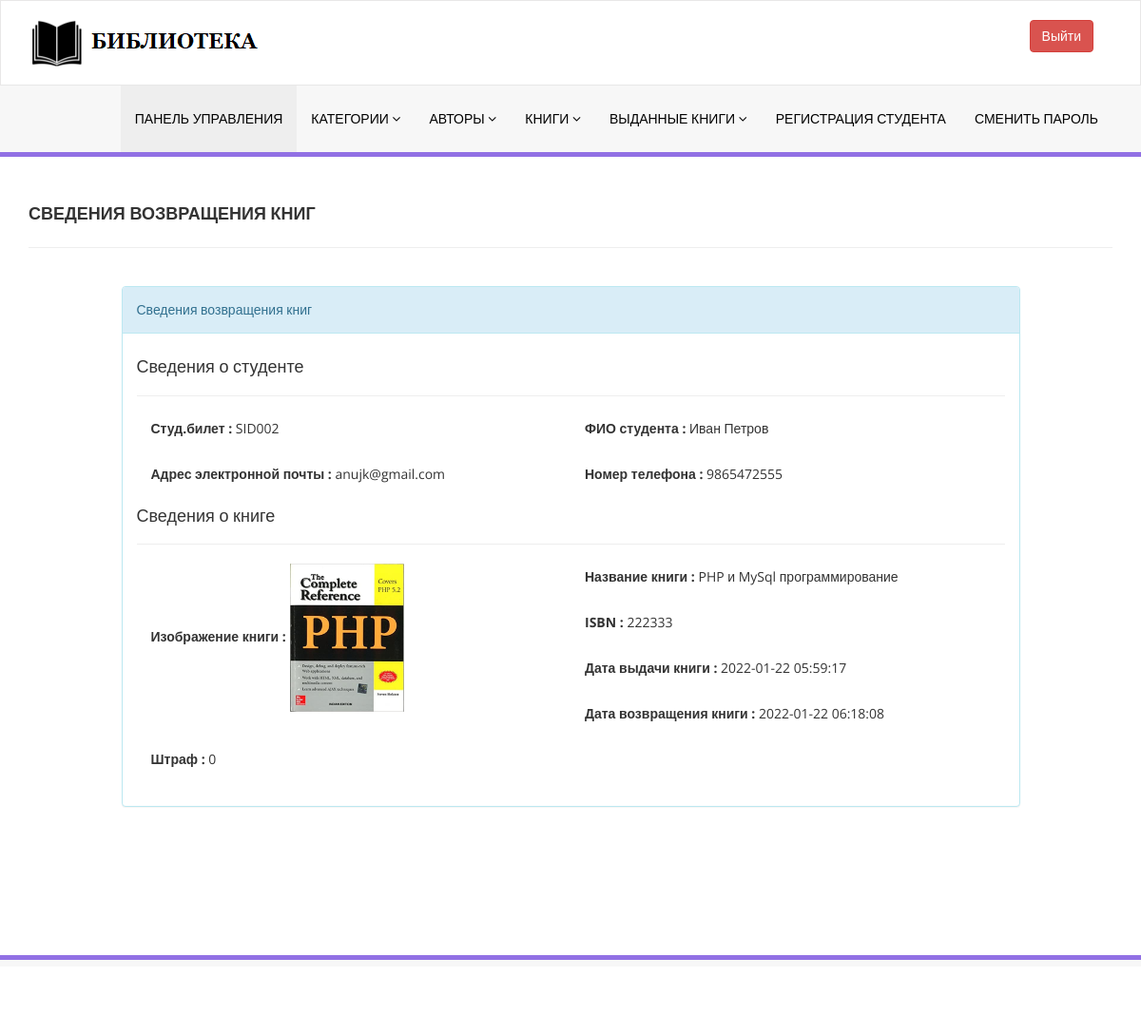
/library/admin/update-issue-bookdeails.php?rid=8 (signed in), run on the app's committed database.
### tables this page shows
CREATE TABLE `tblissuedbookdetails` (
  `id` int(11) NOT NULL,
  `BookId` int(11) DEFAULT NULL,
  `StudentID` varchar(150) DEFAULT NULL,
  `IssuesDate` timestamp NULL DEFAULT current_timestamp(),
  `ReturnDate` timestamp NULL DEFAULT NULL ON UPDATE current_timestamp(),
  `RetrunStatus` int(1) DEFAULT NULL,
  `fine` int(11) DEFAULT NULL
);

CREATE TABLE `tblstudents` (
  `id` int(11) NOT NULL,
  `StudentId` varchar(100) DEFAULT NULL,
  `FullName` varchar(120) DEFAULT NULL,
  `EmailId` varchar(120) DEFAULT NULL,
  `MobileNumber` char(11) DEFAULT NULL,
  `Password` varchar(120) DEFAULT NULL,
  `Status` int(1) DEFAULT NULL,
  `RegDate` timestamp NULL DEFAULT current_timestamp(),
  `UpdationDate` timestamp NULL DEFAULT NULL ON UPDATE current_timestamp()
);

CREATE TABLE `tblbooks` (
  `id` int(11) NOT NULL,
  `BookName` varchar(255) DEFAULT NULL,
  `CatId` int(11) DEFAULT NULL,
  `AuthorId` int(11) DEFAULT NULL,
  `ISBNNumber` varchar(25) DEFAULT NULL,
  `BookPrice` decimal(10,2) DEFAULT NULL,
  `bookImage` varchar(250) NOT NULL,
  `isIssued` int(1) DEFAULT NULL,
  `RegDate` timestamp NULL DEFAULT current_timestamp(),
  `UpdationDate` timestamp NULL DEFAULT NULL ON UPDATE current_timestamp()
);

### library/admin/update-issue-bookdeails.php (the view, shortened to what this page needs)
<?php
include('../includes/config.php');
if(strlen($_SESSION['alogin'])==0)
    {
header('location:index.php');
}
else{
?>
<!DOCTYPE html>
<html xmlns="http://www.w3.org/1999/xhtml">
<head>
    <link href="assets/css/bootstrap.css" rel="stylesheet" />
    <link href="assets/css/font-awesome.css" rel="stylesheet" />
    <link href="assets/css/style.css" rel="stylesheet" />
</head>
<body>
<?php include('includes/header.php');?>
    <div class="content-wrapper">
         <div class="container">
        <div class="row pad-botm">
            <div class="col-md-12">
                <h4 class="header-line">Сведения возвращения книг</h4>
                            </div>
</div>
<div class="row">
<div class="col-md-10 col-sm-6 col-xs-12 col-md-offset-1">
<div class="panel panel-info">
<div class="panel-heading">
Сведения возвращения книг
</div>
<div class="panel-body">
<form role="form" method="post">
<?php
$rid=intval($_GET['rid']);
$sql = "SELECT tblstudents.StudentId ,tblstudents.FullName,tblstudents.EmailId,tblstudents.MobileNumber,tblbooks.BookName,tblbooks.ISBNNumber,tblissuedbookdetails.IssuesDate,tblissuedbookdetails.ReturnDate,tblissuedbookdetails.id as rid,tblissuedbookdetails.fine,tblissuedbookdetails.RetrunStatus,tblbooks.id as bid,tblbooks.bookImage from  tblissuedbookdetails join tblstudents on tblstudents.StudentId=tblissuedbookdetails.StudentId join tblbooks on tblbooks.id=tblissuedbookdetails.BookId where tblissuedbookdetails.id=:rid";
$query = $dbh -> prepare($sql);
$query->bindParam(':rid',$rid,PDO::PARAM_STR);
$query->execute();
$results=$query->fetchAll(PDO::FETCH_OBJ);
if($query->rowCount() > 0)
{
foreach($results as $result)
{               ?>
<h4>Сведения о студенте</h4>
<hr />
<div class="col-md-6">
<div class="form-group">
<label>Студ.билет :</label>
<?php echo htmlentities($result->StudentId);?>
</div></div>
<div class="col-md-6">
<div class="form-group">
<label>ФИО студента :</label>
<?php echo htmlentities($result->FullName);?>
</div></div>
<div class="col-md-6">
<div class="form-group">
<label>Адрес электронной почты :</label>
<?php echo htmlentities($result->EmailId);?>
</div></div>
<div class="col-md-6">
<div class="form-group">
<label>Номер телефона :</label>
<?php echo htmlentities($result->MobileNumber);?>
</div></div>
<h4>Сведения о книге</h4>
<hr />
<div class="col-md-6">
<div class="form-group">
<label>Изображение книги :</label>
<img src="bookimg/<?php echo htmlentities($result->bookImage); ?>" width="120">
</div></div>
<div class="col-md-6">
<div class="form-group">
<label>Название книги :</label>
<?php echo htmlentities($result->BookName);?>
</div>
</div>
<div class="col-md-6">
<div class="form-group">
<label>ISBN :</label>
<?php echo htmlentities($result->ISBNNumber);?>
</div>
</div>
<div class="col-md-6">
<div class="form-group">
<label>Дата выдачи книги :</label>
<?php echo htmlentities($result->IssuesDate);?>
</div></div>
<div class="col-md-6">
<div class="form-group">
<label>Дата возвращения книги :</label>
<?php if($result->ReturnDate=="")
                                            {
                                                echo htmlentities("Не возвращена");
                                            } else {
                                            echo htmlentities($result->ReturnDate);
}
                                            ?>
</div>
</div>
<div class="col-md-12">
<div class="form-group">
<label>Штраф :</label>
<?php
if($result->fine=="")
{?>
<input class="form-control" type="text" name="fine" id="fine"  required />
<?php }else {
echo htmlentities($result->fine);
}
?>
</div>
</div>
 <?php if($result->RetrunStatus==0){?>
<button type="submit" name="return" id="submit" class="btn btn-info">Вернуть книгу </button>
 </div>
<?php }}} ?>
                                    </form>
                            </div>
                        </div>
                            </div>
        </div>
    </div>
    </div>
  <?php include('includes/footer.php');?>
</body>
</html>
<?php } ?>

### library/admin/assets/css/style.css (style rules this page uses)
.content-wrapper { margin-top: 40px; min-height:800px; padding-bottom:90px; }
.header-line { font-weight:900; padding-bottom:25px; border-bottom:1px solid #eeeeee; text-transform:uppercase; }
.pad-botm { padding-bottom:30px; }

### data on the page
tblissuedbookdetails: tblstudents.StudentId "SID002", tblstudents.FullName "Иван Петров", tblstudents.EmailId "anujk@gmail.com", tblstudents.MobileNumber "9865472555", BookId.bookImage (picture), BookId.BookName "PHP и MySql программирование", BookId.ISBNNumber "222333", IssuesDate "2022-01-22 05:59:17", ReturnDate "2022-01-22 06:18:08", fine "0"
